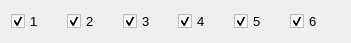
  <widget class="QWidget" name="horizontalLayoutWidget_6">
   <property name="geometry">
    <rect>
     <x>410</x>
     <y>70</y>
     <width>351</width>
     <height>32</height>
    </rect>
   </property>
   <property name="font">
    <font>
     <family>Arial</family>
     <pointsize>9</pointsize>
    </font>
   </property>
   <layout class="QHBoxLayout" name="horizontalLayout_6">
    <item>
     <widget class="QCheckBox" name="L1">
      <property name="font">
       <font>
        <family>Arial</family>
        <pointsize>10</pointsize>
        <weight>50</weight>
        <italic>false</italic>
        <bold>false</bold>
       </font>
      </property>
      <property name="styleSheet">
       <string notr="true">font: 10pt &quot;Arial&quot;;</string>
      </property>
      <property name="text">
       <string>1</string>
      </property>
      <property name="checked">
       <bool>true</bool>
      </property>
     </widget>
    </item>
    <item>
     <widget class="QCheckBox" name="L2">
      <property name="font">
       <font>
        <family>Arial</family>
        <pointsize>10</pointsize>
        <weight>50</weight>
        <italic>false</italic>
        <bold>false</bold>
       </font>
      </property>
      <property name="styleSheet">
       <string notr="true">font: 10pt &quot;Arial&quot;;</string>
      </property>
      <property name="text">
       <string>2</string>
      </property>
      <property name="checked">
       <bool>true</bool>
      </property>
     </widget>
    </item>
    <item>
     <widget class="QCheckBox" name="L3">
      <property name="font">
       <font>
        <family>Arial</family>
        <pointsize>10</pointsize>
        <weight>50</weight>
        <italic>false</italic>
        <bold>false</bold>
       </font>
      </property>
      <property name="styleSheet">
       <string notr="true">font: 10pt &quot;Arial&quot;;</string>
      </property>
      <property name="text">
       <string>3</string>
      </property>
      <property name="checked">
       <bool>true</bool>
      </property>
     </widget>
    </item>
    <item>
     <widget class="QCheckBox" name="L4">
      <property name="font">
       <font>
        <family>Arial</family>
        <pointsize>10</pointsize>
        <weight>50</weight>
        <italic>false</italic>
        <bold>false</bold>
       </font>
      </property>
      <property name="styleSheet">
       <string notr="true">font: 10pt &quot;Arial&quot;;</string>
      </property>
      <property name="text">
       <string>4</string>
      </property>
      <property name="checked">
       <bool>true</bool>
      </property>
     </widget>
    </item>
    <item>
     <widget class="QCheckBox" name="L5">
      <property name="font">
       <font>
        <family>Arial</family>
        <pointsize>10</pointsize>
        <weight>50</weight>
        <italic>false</italic>
        <bold>false</bold>
       </font>
      </property>
      <property name="styleSheet">
       <string notr="true">font: 10pt &quot;Arial&quot;;</string>
      </property>
      <property name="text">
       <string>5</string>
      </property>
      <property name="checked">
       <bool>true</bool>
      </property>
     </widget>
    </item>
    <item>
     <widget class="QCheckBox" name="L6">
      <property name="font">
       <font>
        <family>Arial</family>
        <pointsize>10</pointsize>
        <weight>50</weight>
        <italic>false</italic>
        <bold>false</bold>
       </font>
      </property>
      <property name="styleSheet">
       <string notr="true">font: 10pt &quot;Arial&quot;;</string>
      </property>
      <property name="text">
       <string>6</string>
      </property>
      <property name="checked">
       <bool>true</bool>
      </property>
     </widget>
    </item>
   </layout>
  </widget>
